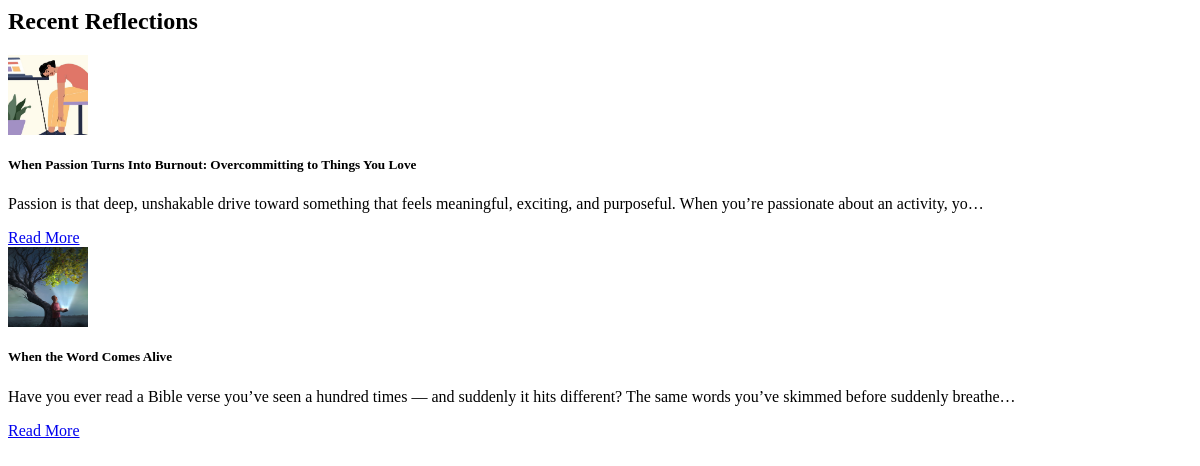
The page /articles/home-summary/ on the database as committed earlier.
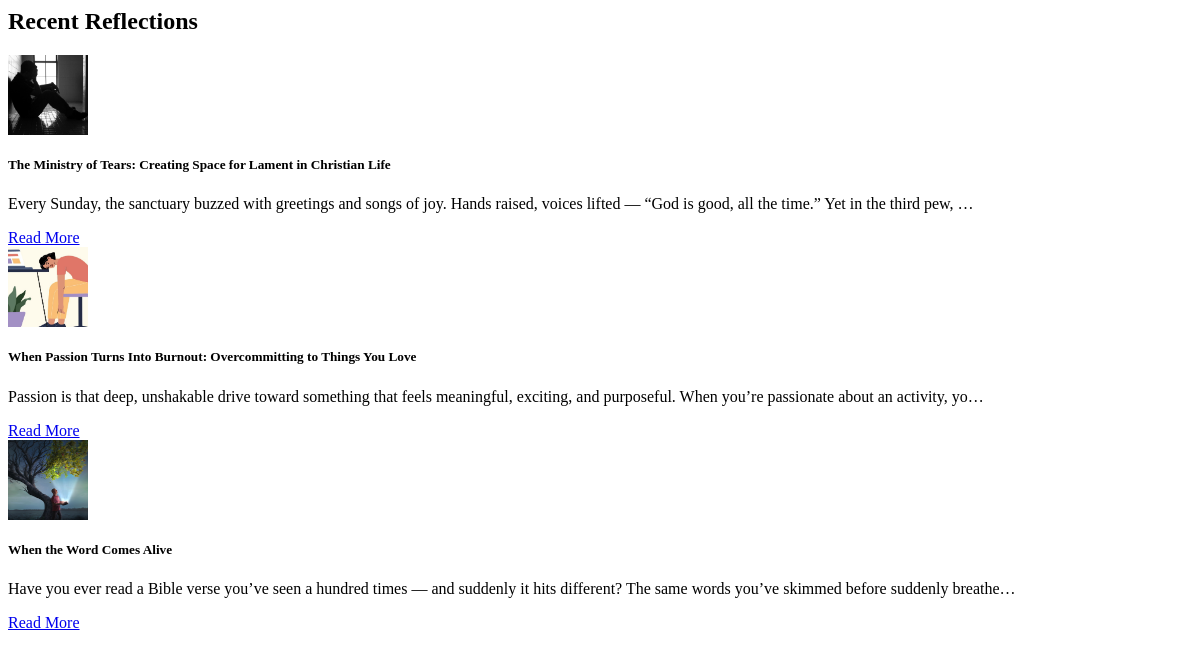
The same page on the database as committed later.
### articles/models.py (models this page shows, shortened)
class Article(models.Model):
    title = models.CharField(max_length=200)
    short_description = models.TextField(max_length=300)
    full_description = models.TextField()
    author = models.ForeignKey(User, on_delete=models.CASCADE)
    image = models.ImageField(upload_to='article_images/', blank=True, null=True)
    date_posted = models.DateTimeField(default=timezone.now)
    class Meta:
        ordering = ['-date_posted']

### articles/views.py (the view)
def article_summary_home(request):
    recent_articles = Article.objects.all()[:3]
    context = {'recent_articles': recent_articles}
    return render(request, 'articles/article_summary_home.html', context)

### templates/articles/article_summary_home.html
<h2 class="section-title">Recent Reflections</h2>
<div class="container mb-5">
  <div class="row g-4">
    {% for article in recent_articles %}
      <div class="col-md-4">
        <div class="card article-card h-100 shadow-sm border-0">
          <div class="card-body">
            {% if article.image %}
              <img src="{{ article.image.url }}" alt="{{ article.title }}" class="img-fluid rounded mb-3 float-start me-3" style="width: 80px; height: 80px; object-fit: cover;">
            {% endif %}
            <h5 class="card-title">{{ article.title }}</h5>
            <p class="card-text">
              {{ article.short_description|truncatechars:150 }}
            </p>
            <a href="{% url 'articles:article_detail_public' article.pk %}" class="btn btn-outline-primary btn-sm">Read More</a>
          </div>
        </div>
      </div>
    {% empty %}
      <p class="text-center">No reflections available yet.</p>
    {% endfor %}
  </div>
</div>

Rows that differ between the two databases and show on the page:
added Article: image (picture), title "The Ministry of Tears: Creating Space for Lament in Christian Life", short_description "Every Sunday, the sanctuary buzzed with greetings and songs of joy. Hands raised, voices lifted — “God is good, all the time.” Yet in the third pew, …"
